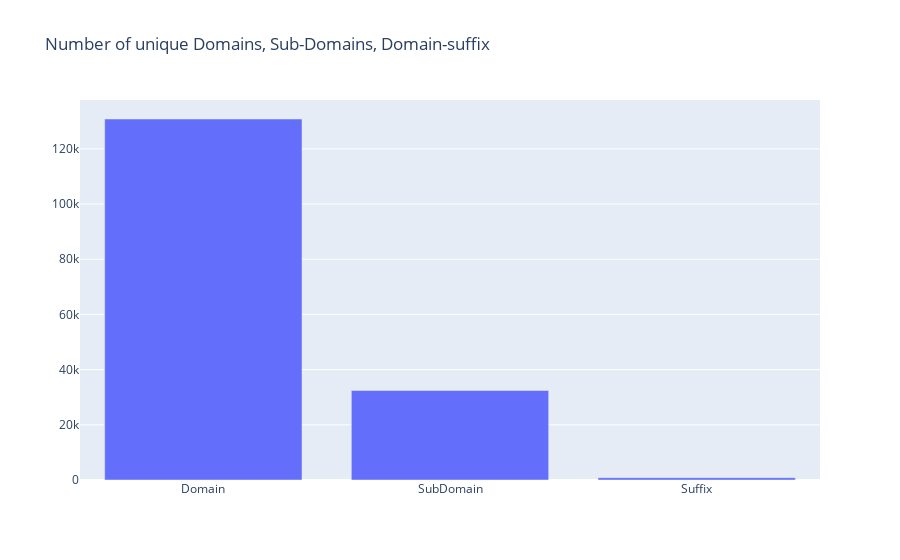

Here is the notebook cell this chart was saved with:
### Markdown cell above
## Data Visualisation

### Code cell
# Number of unique Domains, Sub-Domains, Domain-suffix
fig = go.Figure(
    data=[
        go.Bar(
        x=['Domain', 'SubDomain', 'Suffix'],
        y=[data['domain'].nunique(), data['subdomain'].nunique(), data['suffix'].nunique()])
    ],
    layout=go.Layout(
        title="Number of unique Domains, Sub-Domains, Domain-suffix")
    )
fig.show()

### Figure 1 — Plotly figure (JSON) as saved in the notebook; plotly's stock layout.template omitted (floating-point values rounded to 4 significant figures)
{"data": [{"type": "bar", "x": ["Domain", "SubDomain", "Suffix"], "y": [130836, 32435, 842]}], "layout": {"title": {"text": "Number of unique Domains, Sub-Domains, Domain-suffix"}}}
